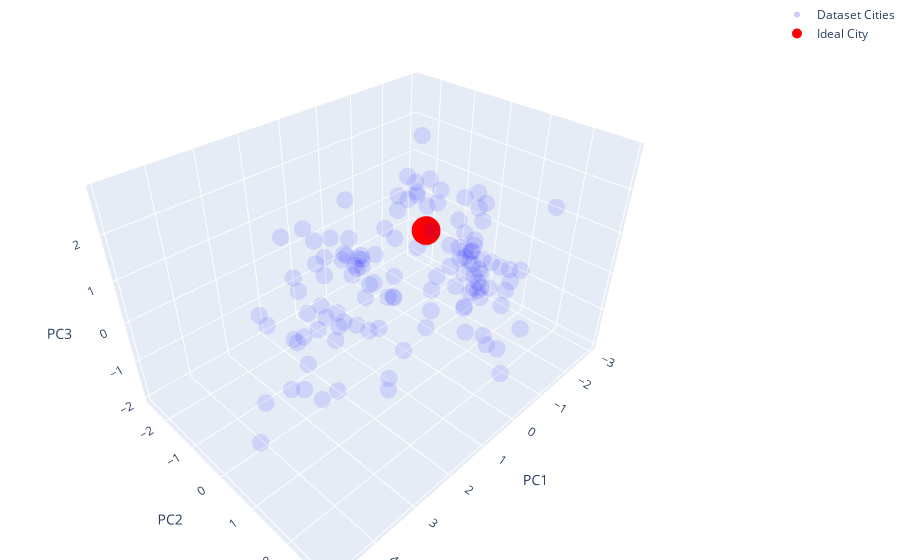

Notebook code for this chart:
### Code cell
# Create a trace for the original PCA transformed points
trace1 = go.Scatter3d(
    x=train_df_pca.iloc[:, 0],
    y=train_df_pca.iloc[:, 1],
    z=train_df_pca.iloc[:, 2],
    mode='markers',
    marker=dict(
        size=6,
        color='blue',                
        opacity=0.1                   
    ),
    text=train_df_pca['city_ascii'],  
    hoverinfo='text',
    name='Dataset Cities'
)

# Create a trace for the new point
trace2 = go.Scatter3d(
    x=[new_point_pca[0][0]],
    y=[new_point_pca[0][1]],
    z=[new_point_pca[0][2]],
    mode='markers',
    marker=dict(
        size=10,
        color='red',                
    ),
    name='Ideal City'
)

# Define the layout
layout = go.Layout(
    margin=dict(
        l=0,
        r=0,
        b=0,
        t=0
    ),
    scene=dict(
        xaxis_title='PC1',
        yaxis_title='PC2',
        zaxis_title='PC3'
    )
)


fig = go.Figure(data=[trace1, trace2], layout=layout)
fig.show()

### Figure 1 — Plotly figure (JSON) as saved in the notebook; plotly's stock layout.template omitted (floating-point values rounded to 4 significant figures)
{"data": [{"hoverinfo": "text", "marker": {"color": "blue", "opacity": 0.1, "size": 6}, "mode": "markers", "name": "Dataset Cities", "text": ["Honolulu", "Seattle", "Canberra", "Adelaide", "Boston", "Sacramento", "San Diego", "Singapore", "Oslo", "Los Angeles", "Copenhagen", "London", "Chicago", "Brisbane", "Miami", "Sydney", "Perth", "Denver", "Minneapolis", "Tampa", "Tucson", "Melbourne", "Atlanta", "Dallas", "Paris", "Dublin", "Austin", "Seoul", "Auckland", "Wellington", "Phoenix", "Vancouver", "Ottawa", "Las Vegas", "Calgary", "Toronto", "Milan", "Hamburg", "Hong Kong", "Columbus", "Frankfurt", "Edmonton", "Berlin", "Brussels", "Halifax", "Houston", "Stockholm", "Saint Petersburg", "Amsterdam", "Winnipeg", "San Antonio", "Montreal", "Dubai", "Rome", "Vienna", "Edinburgh", "Prague", "Montevideo", "Athens", "Tallinn", "Barcelona", "Tokyo", "Taipei", "Riga", "Thessaloniki", "Ljubljana", "Beirut", "Zagreb", "Santiago", "Riyadh", "Madrid", "Lisbon", "Vilnius", "Budapest", "Muscat", "Panama City", "Valencia", "Monterrey", "Warsaw", "Mexico City", "Porto", "Sofia", "Bucharest", "Bangkok", "Guadalajara", "Belgrade", "Yerevan", "Shanghai", "Rio de Janeiro", "Tbilisi", "Beijing", "Manila", "Sarajevo", "Porto Alegre", "Johannesburg", "Curitiba", "Minsk", "Belo Horizonte", "Skopje", "Lima", "Ho Chi Minh City", "Moscow", "Kuala Lumpur", "Colombo", "Jakarta", "Pretoria", "Almaty", "Hanoi", "Cape Town", "Durban", "Istanbul", "Baku", "Nairobi", "Tehran", "Buenos Aires", "Lviv", "Dhaka", "Ankara", "Mumbai", "Lagos", "Cairo", "Kolkata", "Lahore", "Karachi"], "type": "scatter3d", "x": [0.05531, -1.542, -1.48, -0.7673, -2.21, -1.465, -1.164, -0.5584, -2.488, 0.2548, -2.689, -0.6087, -1.4, -0.3946, 0.01006, -0.861, -0.5276, -2.109, -1.975, -1.032, -1.461, -0.7117, -1.082, -1.408, -0.165, -0.8041, -1.469, -1.211, -0.5897, -0.893, -0.9526, -1.605, -1.889, -1.1, -1.765, -1.198, -0.2095, -1.907, 0.0809, -2.05, -2.23, -1.518, -1.708, -0.6094, -1.569, -0.6051, -1.972, -1.088, -2.714, -0.8734, -1.176, -1.498, -1.023, 0.1769, -2.924, -1.801, -1.468, 0.6475, 0.724, -1.983, 0.2098, -1.034, -0.2844, -0.8865, 0.3201, -2.035, 2.186, -1.502, 1.375, -0.3162, -1.814, -0.4537, -1.568, -0.4323, -0.7397, 2.036, -1.412, 1.04, -0.5569, 2.797, -0.9379, -0.201, 0.1001, 2.825, 1.961, 0.2055, -0.4151, 0.4013, 3.343, 0.2508, -0.02676, 4.07, -0.0147, 1.671, 1.299, 0.8741, -0.1995, 2.366, 0.4359, 3.211, 2.972, 0.6223, 2.501, 3.461, 3.668, 1.546, 1.125, 1.652, 0.9711, 1.254, 1.479, 0.638, 3.084, 1.861, 1.927, 0.001112, 4.128, 0.358, 3.166, 4.846, 3.007, 3.124, 1.758, 3.254], "y": [2.557, 1.975, 0.5821, 1.024, 1.05, 0.8248, 2.009, 2.889, 0.02914, 2.732, -0.2538, 1.18, 1.542, 1.574, 2.398, 1.71, 1.441, 0.6558, 0.528, 1.827, 0.7814, 1.399, 1.336, 0.8426, 0.4309, 0.9574, 1.075, -0.8397, 1.301, 0.9667, 0.9663, 0.4939, -0.01061, -0.1117, 0.3795, 0.3708, -0.6484, 0.03565, 0.6563, -0.05692, -0.1936, 0.1885, -0.2218, 0.1727, 0.1054, 1.764, 0.1139, 0.7329, -0.08197, -0.0598, 0.866, -0.1038, 0.8956, -0.2516, -0.8674, -0.1414, -0.8095, 0.02851, -0.5793, -1.201, -0.2158, -0.4206, -0.3455, -1.261, -1.437, -1.692, -1.003, -1.751, -0.5758, -0.6435, -0.7945, -0.482, -1.217, -1.46, -0.3989, 0.7188, -0.3939, -0.5459, -1.26, 0.8078, -0.6696, -1.779, -1.943, 0.6395, 0.4691, -1.888, -2.425, -1.168, 1.014, -2.234, -1.471, 1.13, -1.98, -0.4368, 0.7099, -0.1614, -1.653, 0.4221, -2.599, 0.312, -0.05078, -0.5525, 1.384, 0.9321, 0.8588, 0.941, -1.627, -1.403, 0.8117, 0.3685, -1.034, -2.362, 0.3287, -1.769, -0.2238, -1.872, 0.3607, -2.352, 0.8016, 1.2, -1.022, 0.317, -2.039, -0.8696], "z": [1.149, -1.225, 0.4962, 0.7165, -1.003, -0.2629, 0.5423, 2.575, 0.327, -0.8733, 0.4828, -1.238, -1.984, 0.9685, 0.4913, 0.6223, 0.29, -1.075, -1.348, 0.5362, -0.1738, 0.03646, -1.512, -0.6943, -1.289, -0.7496, 0.147, -0.2085, 0.03779, 0.6508, -0.4504, -0.2392, 0.2446, -0.6293, 0.1408, -0.715, -1.019, -0.3992, 1.425, -0.9715, -0.4501, -0.1893, -0.6906, -1.199, 0.0468, -1.24, -0.4888, -1.081, 0.6634, -0.8701, -0.1577, 0.04865, 1.939, -0.6345, 0.4313, 0.5673, 0.7951, -0.224, -0.5081, 1.15, -0.03038, 0.3085, 2.118, -0.007703, -0.5395, 0.8683, 0.1911, 0.6841, -0.8186, 1.209, 0.7482, 1.476, 0.8796, -0.3412, 2.84, 1.783, 1.377, 0.4939, 0.3998, -0.9109, 1.405, -0.4955, -0.2983, 1.702, 0.0256, -0.3948, 0.7359, -0.1942, -0.6083, 0.0679, -0.2951, 0.2305, -0.4127, -0.3313, -1.663, 0.1677, -0.6748, 0.1948, -0.7363, -0.9348, 1.386, -0.2079, 0.7373, 1.404, 0.8508, -1.662, -1.099, 1.264, -1.018, -0.5204, -0.9064, 0.1072, -0.3538, -1.739, -0.7967, 0.1056, -0.601, -0.4695, 0.8098, -0.4012, -0.2429, 0.332, 0.8339, 0.2393]}, {"marker": {"color": "red", "size": 10}, "mode": "markers", "name": "Ideal City", "type": "scatter3d", "x": [-0.8747], "y": [-0.3107], "z": [0.6153]}], "layout": {"margin": {"b": 0, "l": 0, "r": 0, "t": 0}, "scene": {"xaxis": {"title": {"text": "PC1"}}, "yaxis": {"title": {"text": "PC2"}}, "zaxis": {"title": {"text": "PC3"}}}}}
